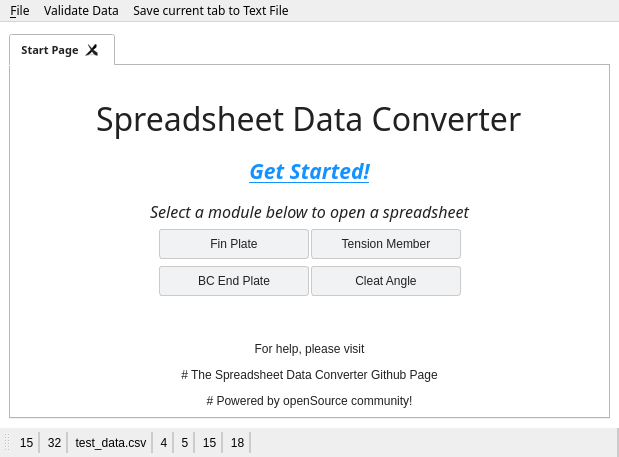
<?xml version="1.0" encoding="UTF-8"?>
<ui version="4.0">
 <class>MainWindow</class>
 <widget class="QMainWindow" name="MainWindow">
  <property name="enabled">
   <bool>true</bool>
  </property>
  <property name="geometry">
   <rect>
    <x>0</x>
    <y>0</y>
    <width>619</width>
    <height>457</height>
   </rect>
  </property>
  <property name="font">
   <font>
    <family>Google Sans</family>
   </font>
  </property>
  <property name="windowTitle">
   <string>Spreadsheet Data Converter</string>
  </property>
  <property name="windowIcon">
   <iconset>
    <normaloff>../icons/app_icon.png</normaloff>../icons/app_icon.png</iconset>
  </property>
  <property name="styleSheet">
   <string notr="true"/>
  </property>
  <widget class="QWidget" name="centralwidget">
   <property name="styleSheet">
    <string notr="true">QWidget{
background-color: rgb(255, 255, 255);
color: #212121;
}

QPushButton{
border-radius: 3px;
background-color: #f1f2f4;
padding: 5px;
border: 1px solid #cacaca;
box-shadow: 0 2px 5px 0 rgba(0,0,0,.26);
}

QLineEdit{
border-radius: 3px;
padding: 5px;
border: 1px solid #cacaca
}

QTableView::item{
padding: 7px;
font: 300 14px/18px Roboto,sans-serif;
}

QTableView::item:focus{
padding: 0;
}

QScrollBar{
background-color: #e5e5e5;
}

</string>
   </property>
   <layout class="QGridLayout" name="gridLayout">
    <property name="topMargin">
     <number>12</number>
    </property>
    <item row="0" column="0">
     <widget class="QTabWidget" name="tabWidget">
      <property name="minimumSize">
       <size>
        <width>127</width>
        <height>0</height>
       </size>
      </property>
      <property name="font">
       <font>
        <family>Google Sans</family>
        <pointsize>8</pointsize>
        <weight>75</weight>
        <bold>true</bold>
       </font>
      </property>
      <property name="focusPolicy">
       <enum>Qt::TabFocus</enum>
      </property>
      <property name="styleSheet">
       <string notr="true"/>
      </property>
      <property name="tabPosition">
       <enum>QTabWidget::North</enum>
      </property>
      <property name="tabShape">
       <enum>QTabWidget::Rounded</enum>
      </property>
      <property name="currentIndex">
       <number>0</number>
      </property>
      <property name="iconSize">
       <size>
        <width>16</width>
        <height>16</height>
       </size>
      </property>
      <property name="tabsClosable">
       <bool>true</bool>
      </property>
      <property name="movable">
       <bool>true</bool>
      </property>
      <property name="tabBarAutoHide">
       <bool>false</bool>
      </property>
      <widget class="QWidget" name="start_tab">
       <attribute name="title">
        <string>Start Page</string>
       </attribute>
       <attribute name="toolTip">
        <string>Welcome to Data Converter's</string>
       </attribute>
       <layout class="QGridLayout" name="gridLayout_6">
        <item row="0" column="0">
         <layout class="QHBoxLayout" name="horizontalLayout_3">
          <item>
           <layout class="QVBoxLayout" name="verticalLayout_3">
            <item>
             <spacer name="verticalSpacer_2">
              <property name="orientation">
               <enum>Qt::Vertical</enum>
              </property>
              <property name="sizeHint" stdset="0">
               <size>
                <width>20</width>
                <height>20</height>
               </size>
              </property>
             </spacer>
            </item>
            <item alignment="Qt::AlignHCenter">
             <widget class="QLabel" name="label_left_main_title">
              <property name="sizePolicy">
               <sizepolicy hsizetype="Preferred" vsizetype="Preferred">
                <horstretch>0</horstretch>
                <verstretch>1</verstretch>
               </sizepolicy>
              </property>
              <property name="font">
               <font>
                <family>Google Sans</family>
                <pointsize>24</pointsize>
                <weight>50</weight>
                <bold>false</bold>
               </font>
              </property>
              <property name="autoFillBackground">
               <bool>false</bool>
              </property>
              <property name="styleSheet">
               <string notr="true"/>
              </property>
              <property name="text">
               <string>Spreadsheet Data Converter</string>
              </property>
              <property name="margin">
               <number>0</number>
              </property>
             </widget>
            </item>
            <item>
             <widget class="QLabel" name="label_left_sub_title">
              <property name="sizePolicy">
               <sizepolicy hsizetype="Preferred" vsizetype="Preferred">
                <horstretch>0</horstretch>
                <verstretch>1</verstretch>
               </sizepolicy>
              </property>
              <property name="font">
               <font>
                <family>Google Sans</family>
                <pointsize>16</pointsize>
                <weight>75</weight>
                <italic>true</italic>
                <bold>true</bold>
                <underline>true</underline>
               </font>
              </property>
              <property name="styleSheet">
               <string notr="true">color:rgb(20,146,255);</string>
              </property>
              <property name="text">
               <string>Get Started!</string>
              </property>
              <property name="textFormat">
               <enum>Qt::AutoText</enum>
              </property>
              <property name="scaledContents">
               <bool>true</bool>
              </property>
              <property name="alignment">
               <set>Qt::AlignCenter</set>
              </property>
              <property name="wordWrap">
               <bool>true</bool>
              </property>
             </widget>
            </item>
            <item>
             <widget class="QLabel" name="label">
              <property name="font">
               <font>
                <family>Google Sans</family>
                <pointsize>12</pointsize>
                <weight>50</weight>
                <italic>true</italic>
                <bold>false</bold>
               </font>
              </property>
              <property name="text">
               <string>Select a module below to open a spreadsheet</string>
              </property>
              <property name="alignment">
               <set>Qt::AlignBottom|Qt::AlignHCenter</set>
              </property>
              <property name="margin">
               <number>8</number>
              </property>
             </widget>
            </item>
            <item>
             <layout class="QVBoxLayout" name="module_selection_layout" stretch="0,0">
              <property name="spacing">
               <number>2</number>
              </property>
              <property name="sizeConstraint">
               <enum>QLayout::SetDefaultConstraint</enum>
              </property>
              <item>
               <layout class="QHBoxLayout" name="horizontalLayout">
                <property name="bottomMargin">
                 <number>5</number>
                </property>
                <item alignment="Qt::AlignRight|Qt::AlignVCenter">
                 <widget class="QPushButton" name="pushButton_2">
                  <property name="sizePolicy">
                   <sizepolicy hsizetype="Fixed" vsizetype="Fixed">
                    <horstretch>0</horstretch>
                    <verstretch>0</verstretch>
                   </sizepolicy>
                  </property>
                  <property name="minimumSize">
                   <size>
                    <width>150</width>
                    <height>30</height>
                   </size>
                  </property>
                  <property name="font">
                   <font>
                    <weight>50</weight>
                    <bold>false</bold>
                   </font>
                  </property>
                  <property name="text">
                   <string>Fin Plate</string>
                  </property>
                 </widget>
                </item>
                <item alignment="Qt::AlignLeft|Qt::AlignVCenter">
                 <widget class="QPushButton" name="pushButton">
                  <property name="enabled">
                   <bool>true</bool>
                  </property>
                  <property name="sizePolicy">
                   <sizepolicy hsizetype="Fixed" vsizetype="Preferred">
                    <horstretch>0</horstretch>
                    <verstretch>0</verstretch>
                   </sizepolicy>
                  </property>
                  <property name="minimumSize">
                   <size>
                    <width>150</width>
                    <height>30</height>
                   </size>
                  </property>
                  <property name="baseSize">
                   <size>
                    <width>0</width>
                    <height>0</height>
                   </size>
                  </property>
                  <property name="text">
                   <string>Tension Member</string>
                  </property>
                 </widget>
                </item>
               </layout>
              </item>
              <item>
               <layout class="QHBoxLayout" name="horizontalLayout_4">
                <item alignment="Qt::AlignRight|Qt::AlignVCenter">
                 <widget class="QPushButton" name="pushButton_4">
                  <property name="minimumSize">
                   <size>
                    <width>150</width>
                    <height>30</height>
                   </size>
                  </property>
                  <property name="text">
                   <string>BC End Plate</string>
                  </property>
                 </widget>
                </item>
                <item alignment="Qt::AlignLeft|Qt::AlignVCenter">
                 <widget class="QPushButton" name="pushButton_3">
                  <property name="minimumSize">
                   <size>
                    <width>150</width>
                    <height>30</height>
                   </size>
                  </property>
                  <property name="text">
                   <string>Cleat Angle</string>
                  </property>
                 </widget>
                </item>
               </layout>
              </item>
             </layout>
            </item>
            <item>
             <spacer name="verticalSpacer">
              <property name="orientation">
               <enum>Qt::Vertical</enum>
              </property>
              <property name="sizeHint" stdset="0">
               <size>
                <width>20</width>
                <height>40</height>
               </size>
              </property>
             </spacer>
            </item>
            <item>
             <widget class="QLabel" name="label_2">
              <property name="text">
               <string>&lt;html&gt;&lt;head/&gt;&lt;body&gt;&lt;p align=&quot;center&quot;&gt;&lt;span style=&quot; font-size:9pt;&quot;&gt;For help, please visit&lt;/span&gt;&lt;/p&gt;&lt;p align=&quot;center&quot;&gt;&lt;span style=&quot; font-size:9pt;&quot;&gt;# The Spreadsheet Data Converter Github Page&lt;/span&gt;&lt;/p&gt;&lt;p align=&quot;center&quot;&gt;&lt;span style=&quot; font-size:9pt;&quot;&gt;# Powered by openSource community!&lt;/span&gt;&lt;/p&gt;&lt;/body&gt;&lt;/html&gt;</string>
              </property>
              <property name="alignment">
               <set>Qt::AlignBottom|Qt::AlignHCenter</set>
              </property>
              <property name="wordWrap">
               <bool>true</bool>
              </property>
             </widget>
            </item>
           </layout>
          </item>
         </layout>
        </item>
       </layout>
      </widget>
     </widget>
    </item>
   </layout>
  </widget>
  <widget class="QMenuBar" name="menubar">
   <property name="geometry">
    <rect>
     <x>0</x>
     <y>0</y>
     <width>619</width>
     <height>21</height>
    </rect>
   </property>
   <property name="styleSheet">
    <string notr="true"/>
   </property>
   <widget class="QMenu" name="menuFile">
    <property name="font">
     <font>
      <family>Google Sans</family>
      <underline>false</underline>
      <strikeout>false</strikeout>
     </font>
    </property>
    <property name="title">
     <string>&amp;File</string>
    </property>
    <widget class="QMenu" name="menu_load_file">
     <property name="title">
      <string>&amp;Load Inputs</string>
     </property>
     <addaction name="action_load_fin_Plate"/>
     <addaction name="action_load_tension_member_plate"/>
     <addaction name="action_load_bc_end_plate"/>
     <addaction name="action_load_cleat_angle"/>
    </widget>
    <widget class="QMenu" name="menu_open_blank_tab">
     <property name="title">
      <string>Open Blank Tab</string>
     </property>
     <addaction name="action_blank_fin_plate"/>
     <addaction name="action_blank_tension_member"/>
     <addaction name="action_blank_bc_end_plate"/>
     <addaction name="action_blank_cleat_angle"/>
    </widget>
    <addaction name="menu_load_file"/>
    <addaction name="menu_open_blank_tab"/>
    <addaction name="action_close_file"/>
    <addaction name="separator"/>
    <addaction name="action_exit"/>
   </widget>
   <widget class="QMenu" name="menu_validate_data">
    <property name="font">
     <font>
      <underline>false</underline>
     </font>
    </property>
    <property name="autoFillBackground">
     <bool>false</bool>
    </property>
    <property name="styleSheet">
     <string notr="true"/>
    </property>
    <property name="title">
     <string>Validate Data</string>
    </property>
   </widget>
   <widget class="QMenu" name="menu_save_file">
    <property name="title">
     <string>Save current tab to Text File</string>
    </property>
   </widget>
   <addaction name="menuFile"/>
   <addaction name="menu_validate_data"/>
   <addaction name="menu_save_file"/>
  </widget>
  <widget class="QToolBar" name="toolbar_bottom_info">
   <property name="windowTitle">
    <string>toolBar_2</string>
   </property>
   <property name="autoFillBackground">
    <bool>false</bool>
   </property>
   <property name="styleSheet">
    <string notr="true">QWidget{
border: 2px solid;
border-color: transparent #ccc transparent transparent
}</string>
   </property>
   <attribute name="toolBarArea">
    <enum>BottomToolBarArea</enum>
   </attribute>
   <attribute name="toolBarBreak">
    <bool>false</bool>
   </attribute>
   <addaction name="action_toolbar_bottom_column_count"/>
   <addaction name="action_toolbar_bottom_row_count"/>
   <addaction name="action_toolbar_bottom_source"/>
   <addaction name="action_toolbar_bottom_column"/>
   <addaction name="action_toolbar_bottom_row"/>
   <addaction name="action_toolbar_bottom_selected_cells"/>
   <addaction name="action_toolbar_bottom_text_length"/>
  </widget>
  <action name="action_close_file">
   <property name="text">
    <string>&amp;Close current tab</string>
   </property>
   <property name="font">
    <font>
     <underline>false</underline>
    </font>
   </property>
  </action>
  <action name="action_save_file">
   <property name="text">
    <string>&amp;Save</string>
   </property>
  </action>
  <action name="action_edit_data">
   <property name="text">
    <string>Edit Data</string>
   </property>
  </action>
  <action name="action_save_as">
   <property name="text">
    <string>Save as</string>
   </property>
  </action>
  <action name="action_exit">
   <property name="text">
    <string>&amp;Exit</string>
   </property>
  </action>
  <action name="action_add_data">
   <property name="text">
    <string>&amp;Validate Data</string>
   </property>
  </action>
  <action name="action_column_layout">
   <property name="text">
    <string>&amp;Validate Data</string>
   </property>
  </action>
  <action name="action_toolbar_add_data">
   <property name="icon">
    <iconset>
     <normaloff>../icons/add_icon.png</normaloff>../icons/add_icon.png</iconset>
   </property>
   <property name="text">
    <string>Add Data</string>
   </property>
   <property name="toolTip">
    <string>Add Row to the table</string>
   </property>
  </action>
  <action name="action_toolbar_delete_selected">
   <property name="icon">
    <iconset>
     <normaloff>../icons/delete_icon.png</normaloff>../icons/delete_icon.png</iconset>
   </property>
   <property name="text">
    <string>Delete Selected</string>
   </property>
   <property name="toolTip">
    <string>Delete Selected</string>
   </property>
  </action>
  <action name="action_toolbar_plot_scatter_points">
   <property name="icon">
    <iconset>
     <normaloff>../icons/scatter_plot_icon.png</normaloff>../icons/scatter_plot_icon.png</iconset>
   </property>
   <property name="text">
    <string>Plot Scatter Points</string>
   </property>
   <property name="toolTip">
    <string>Plot Scatter Points</string>
   </property>
  </action>
  <action name="action_toolbar_plot_scatter_points_lines">
   <property name="icon">
    <iconset>
     <normaloff>../icons/scatter_line_plot_icon.png</normaloff>../icons/scatter_line_plot_icon.png</iconset>
   </property>
   <property name="text">
    <string>Plot Scatter Points with Smooth Lines</string>
   </property>
   <property name="toolTip">
    <string>Plot Scatter Points with Smooth Lines</string>
   </property>
  </action>
  <action name="action_toolbar_plot_lines">
   <property name="icon">
    <iconset>
     <normaloff>../icons/line_plot_icon.png</normaloff>../icons/line_plot_icon.png</iconset>
   </property>
   <property name="text">
    <string>Plot Lines</string>
   </property>
   <property name="toolTip">
    <string>Plot Lines</string>
   </property>
  </action>
  <action name="action_toolbar_save_file">
   <property name="icon">
    <iconset>
     <normaloff>../icons/save_icon.png</normaloff>../icons/save_icon.png</iconset>
   </property>
   <property name="text">
    <string>Save File</string>
   </property>
   <property name="toolTip">
    <string>Save current tab to text file</string>
   </property>
   <property name="shortcut">
    <string>Ctrl+S</string>
   </property>
  </action>
  <action name="action_toolbar_validate_data">
   <property name="icon">
    <iconset>
     <normaloff>../icons/validate.png</normaloff>../icons/validate.png</iconset>
   </property>
   <property name="text">
    <string>Open CSV File</string>
   </property>
   <property name="toolTip">
    <string>Open CSV File</string>
   </property>
   <property name="shortcut">
    <string>Ctrl+O</string>
   </property>
  </action>
  <action name="action_plot_scatter_points">
   <property name="text">
    <string>Scatter Points</string>
   </property>
  </action>
  <action name="action_plot_scatter_points_lines">
   <property name="text">
    <string>Scatter Points with Smooth Lines</string>
   </property>
  </action>
  <action name="action_plot_lines">
   <property name="text">
    <string>Lines</string>
   </property>
  </action>
  <action name="action_save_plot_png">
   <property name="text">
    <string>Save Plot as PNG</string>
   </property>
  </action>
  <action name="action_toolbar_save_plot_png">
   <property name="icon">
    <iconset>
     <normaloff>../icons/save_plot_png_icon.png</normaloff>../icons/save_plot_png_icon.png</iconset>
   </property>
   <property name="text">
    <string>Save Plot PNG</string>
   </property>
   <property name="toolTip">
    <string>Save Plot as PNG image</string>
   </property>
  </action>
  <action name="action_delete_selected">
   <property name="text">
    <string>Delete Selection</string>
   </property>
  </action>
  <action name="action_toolbar_bottom_column_count">
   <property name="text">
    <string>15</string>
   </property>
  </action>
  <action name="action_toolbar_bottom_row_count">
   <property name="text">
    <string>32</string>
   </property>
  </action>
  <action name="action_toolbar_bottom_source">
   <property name="text">
    <string>test_data.csv</string>
   </property>
  </action>
  <action name="action_toolbar_bottom_column">
   <property name="text">
    <string>4</string>
   </property>
  </action>
  <action name="action_toolbar_bottom_row">
   <property name="text">
    <string>5</string>
   </property>
   <property name="font">
    <font/>
   </property>
  </action>
  <action name="action_toolbar_bottom_selected_cells">
   <property name="text">
    <string>15</string>
   </property>
  </action>
  <action name="action_toolbar_bottom_text_length">
   <property name="text">
    <string>18</string>
   </property>
  </action>
  <action name="action_add_column">
   <property name="text">
    <string>&amp;Add Data Column</string>
   </property>
  </action>
  <action name="action_save_data_to_file">
   <property name="text">
    <string>&amp;Save Data to file</string>
   </property>
  </action>
  <action name="action_load_fin_Plate">
   <property name="text">
    <string>&amp;Fin Plate</string>
   </property>
  </action>
  <action name="action_load_tension_member_plate">
   <property name="text">
    <string>&amp;Tension Member</string>
   </property>
  </action>
  <action name="action_load_bc_end_plate">
   <property name="text">
    <string>&amp;BC End Plate</string>
   </property>
  </action>
  <action name="action_load_cleat_angle">
   <property name="text">
    <string>&amp;Cleat Angle</string>
   </property>
  </action>
  <action name="action_blank_fin_plate">
   <property name="text">
    <string>&amp;Fin Plate</string>
   </property>
  </action>
  <action name="action_blank_tension_member">
   <property name="text">
    <string>&amp;Tension Member</string>
   </property>
  </action>
  <action name="action_blank_bc_end_plate">
   <property name="text">
    <string>&amp;BC End Plate</string>
   </property>
  </action>
  <action name="action_blank_cleat_angle">
   <property name="text">
    <string>&amp;Cleat Angle</string>
   </property>
  </action>
 </widget>
 <resources/>
 <connections/>
</ui>
